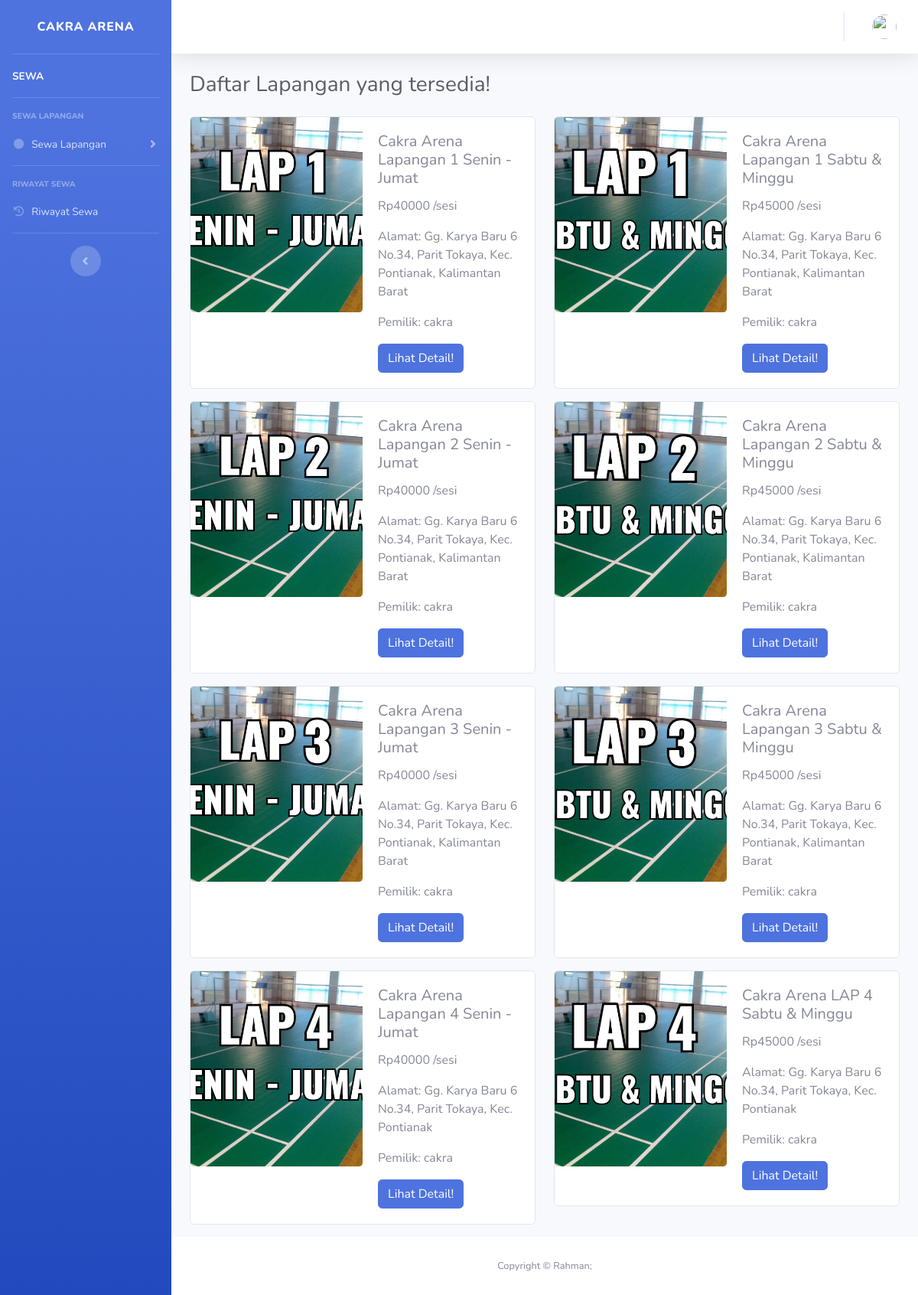
/index.php/sewa/badminton, run on the app's committed database.
### tables this page shows
CREATE TABLE `lapangan` (
  `id_futsal` int(11) NOT NULL,
  `id_penyedia` int(10) NOT NULL,
  `judul_lap_futsal` varchar(500) NOT NULL,
  `keterangan` text NOT NULL,
  `harga` varchar(255) NOT NULL,
  `alamat` text NOT NULL,
  `kategori` varchar(20) NOT NULL,
  `jam_buka_tutup` varchar(20) NOT NULL,
  `posted_by` varchar(255) NOT NULL,
  `gambar` varchar(255) NOT NULL
);

### application/controllers/Sewa.php (called while the page is built, shortened)
<?php
class Sewa extends CI_Controller {
	public function badminton()
	{
		$this->load->model('M_sewa');
		$data['data_lapangan'] = $this->M_sewa->get_lapangan2()->result_array();
		$data['judul'] 		= 'Daftar Lapangan yang tersedia!';
		$data['user'] 	= $this->db->get_where('user',
			['nohp_user' => $this->session->userdata('nohp_user')])->row_array();
		$this->load->view('template/header', $data);
		$this->load->view('template/sidebar', $data);
		$this->load->view('template/topbar', $data);
		$this->load->view('sewa/badminton', $data);
		$this->load->view('template/footer');
	}
}

### index.php (called while the page is built, shortened)
<?php
require_once BASEPATH.'core/CodeIgniter.php';

### application/models/M_sewa.php (called while the page is built, shortened)
<?php
class M_sewa extends CI_model {
    public function get_lapangan2()
    {
    	$this->db->select('*');
    	$this->db->from('lapangan');
        $this->db->where('kategori', 'Badminton');
    	$this->db->order_by('id_futsal', 'DESC');
    	return $this->db->get();
    }
}

### application/views/sewa/badminton.php (the view)
    <div class="container-fluid">
        <div class="d-sm-flex align-items-center justify-content-between mb-4">
            <h1 class="h3 mb-0 text-gray-800"><?= $judul; ?></h1>
        </div>
        <div class="row">
            <?php foreach ($data_lapangan as $key) : ?>
            <div class="col-md-6">
                <div class="card mb-3" >
                  <div class="row no-gutters">
                    <div class="col">
                      <img src="<?= $key['gambar']; ?>" class="card-img" alt="..." class="card-img" style="height: 255px;object-fit: cover;">
                    </div>
                    <div class="col">
                      <div class="card-body">
                        <h5 class="card-title"><?= $key['judul_lap_futsal']; ?></h5>
                        <p class="card-text">Rp<?= $key['harga']; ?> /sesi</p>
                        <p class="card-text">Alamat: <?= $key['alamat']; ?> </p>
                        <p class="card-text">Pemilik: <?= $key['posted_by']; ?></p>
                         <div class="">
                            <a href="detail_badminton/<?= $key['id_futsal']; ?>" class="btn btn-primary">Lihat Detail!</a>
                        </div>
                      </div>
                    </div>
                  </div>
                </div>
            </div>
          <?php endforeach; ?>
        </div>
    </div>
</div>

### application/views/template/header.php (shortened to what this page needs)
<!DOCTYPE html>
<html lang="en">
<head>
    <link href="<?= base_url('assets/'); ?>vendor/fontawesome-free/css/all.min.css" rel="stylesheet" type="text/css">
    <link href="<?= base_url('assets/'); ?>css/sb-admin-2.min.css" rel="stylesheet">
    <link rel="stylesheet" href="//cdn.datatables.net/1.10.20/css/jquery.dataTables.min.css">
    <link href="<?= base_url('assets/'); ?>vendor/datatables/dataTables.bootstrap4.min.css" rel="stylesheet">
</head>
<body id="page-top">
    <div id="wrapper">

### application/views/template/sidebar.php (shortened to what this page needs)
<ul class="navbar-nav bg-gradient-primary sidebar sidebar-dark accordion" id="accordionSidebar">
    <a class="sidebar-brand d-flex align-items-center justify-content-center" href="index.html">
        <div class="sidebar-brand-text mx-3">CAKRA ARENA </div>
    </a>
    <hr class="sidebar-divider my-0">
    <li class="nav-item active">
        <a class="nav-link" href="<?= base_url('index.php/user'); ?>">
            <span>SEWA</span></a>
    </li>
    <hr class="sidebar-divider">
    <div class="sidebar-heading">
        Sewa Lapangan
    </div>
    <li class="nav-item">
        <a class="nav-link collapsed" href="#" data-toggle="collapse" data-target="#collapseTwo"
            aria-expanded="true" aria-controls="collapseTwo">
            <i class="fas fa-fw fa-circle"></i>
            <span>Sewa Lapangan</span>
        </a>
    </li>
    <hr class="sidebar-divider">
    <div class="sidebar-heading">
        Riwayat Sewa
    </div>
    <li class="nav-item">
        <a class="nav-link" href="<?= base_url('index.php/riwayat'); ?>">
            <i class="fas fa-fw fa-history"></i>
            <span>Riwayat Sewa</span>
        </a>
    </li>
    <hr class="sidebar-divider d-none d-md-block">
    <div class="text-center d-none d-md-inline">
        <button class="rounded-circle border-0" id="sidebarToggle"></button>
    </div>
</ul>

### application/views/template/topbar.php (shortened to what this page needs)
<div id="content-wrapper" class="d-flex flex-column">
    <div id="content">
        <nav class="navbar navbar-expand navbar-light bg-white topbar mb-4 static-top shadow">
            <ul class="navbar-nav ml-auto">
                <li class="nav-item dropdown no-arrow">
                    <a class="nav-link dropdown-toggle" href="#" id="userDropdown" role="button"
                        data-toggle="dropdown" aria-haspopup="true" aria-expanded="false">
                        <img class="img-profile rounded-circle"
                            src="<?= base_url('assets/img/profile/').$user['gambar_user']; ?>">
                    </a>
                </li>
            </ul>
        </nav>

### application/views/template/footer.php (shortened to what this page needs)
            <footer class="sticky-footer bg-white">
                <div class="container my-auto">
                    <div class="copyright text-center my-auto">
                        <span>Copyright &copy; Rahman;</span>
                    </div>
                </div>
            </footer>
        </div>
    </div>
</body>
</html>

### data on the page
lapangan: gambar (picture), judul_lap_futsal "Cakra Arena Lapangan 1 Senin - Jumat", harga "40000", alamat "Gg. Karya Baru 6 No.34, Parit Tokaya, Kec. Pontianak, Kalimantan Barat", posted_by "cakra"
lapangan: gambar (picture), judul_lap_futsal "Cakra Arena Lapangan 1 Sabtu & Minggu", harga "45000", alamat "Gg. Karya Baru 6 No.34, Parit Tokaya, Kec. Pontianak, Kalimantan Barat", posted_by "cakra"
lapangan: gambar (picture), judul_lap_futsal "Cakra Arena Lapangan 2 Senin - Jumat", harga "40000", alamat "Gg. Karya Baru 6 No.34, Parit Tokaya, Kec. Pontianak, Kalimantan Barat", posted_by "cakra"
lapangan: gambar (picture), judul_lap_futsal "Cakra Arena Lapangan 2 Sabtu & Minggu", harga "45000", alamat "Gg. Karya Baru 6 No.34, Parit Tokaya, Kec. Pontianak, Kalimantan Barat", posted_by "cakra"
lapangan: gambar (picture), judul_lap_futsal "Cakra Arena Lapangan 3 Senin - Jumat", harga "40000", alamat "Gg. Karya Baru 6 No.34, Parit Tokaya, Kec. Pontianak, Kalimantan Barat", posted_by "cakra"
lapangan: gambar (picture), judul_lap_futsal "Cakra Arena Lapangan 3 Sabtu & Minggu", harga "45000", alamat "Gg. Karya Baru 6 No.34, Parit Tokaya, Kec. Pontianak, Kalimantan Barat", posted_by "cakra"
lapangan: gambar (picture), judul_lap_futsal "Cakra Arena Lapangan 4 Senin - Jumat", harga "40000", alamat "Gg. Karya Baru 6 No.34, Parit Tokaya, Kec. Pontianak", posted_by "cakra"
lapangan: gambar (picture), judul_lap_futsal "Cakra Arena LAP 4 Sabtu & Minggu", harga "45000", alamat "Gg. Karya Baru 6 No.34, Parit Tokaya, Kec. Pontianak", posted_by "cakra"

### other printed values
$judul "Daftar Lapangan yang tersedia!"
